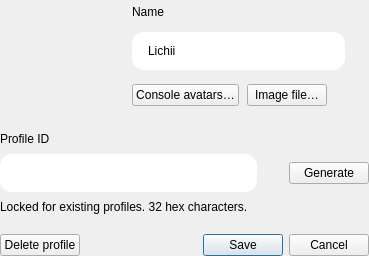
<?xml version="1.0" encoding="UTF-8"?>
<ui version="4.0">
 <class>NewUserDialog</class>
 <widget class="QDialog" name="NewUserDialog">
  <property name="windowTitle"><string>New User</string></property>
  <property name="styleSheet"><string notr="true">QLabel[field="true"] { font: 600 13px "Lexend"; color: #ccffffff; }
QLabel[hint="true"] { font: 400 12px "Lexend"; color: #9effffff; }
QLineEdit { min-height: 38px; max-height: 38px; padding: 0 14px; border-radius: 12px; font: 500 14px "Lexend"; }
QLineEdit[mono="true"] { font-family: monospace; }
QPushButton[pill="true"] { font: 600 13px "Lexend"; min-height: 34px; max-height: 34px; padding: 0 16px;
                           border-radius: 17px; background: #14ffffff; border: none; color: #ffffff; }
QPushButton[pill="true"]:hover { background: #1fffffff; }
QPushButton[pill="true"]:disabled { color: #73ffffff; }
QPushButton[pill="true"][kind="destructive"] { background: #1fff8fae; color: #ff8fae; min-height: 36px; max-height: 36px; border-radius: 18px; }
QPushButton[pill="true"][kind="destructive"]:hover { background: #2eff8fae; }
QToolButton#revert { background: transparent; border: none; border-radius: 17px; }
QToolButton#revert:hover { background: #14ffffff; }
QGraphicsView#image { background: transparent; border: none; }</string></property>
  <layout class="QVBoxLayout" name="mainLayout">
   <property name="spacing"><number>20</number></property>
   <property name="leftMargin"><number>0</number></property>
   <property name="topMargin"><number>0</number></property>
   <property name="rightMargin"><number>0</number></property>
   <property name="bottomMargin"><number>0</number></property>
   <item>
    <layout class="QHBoxLayout" name="topRow">
     <property name="spacing"><number>20</number></property>
     <property name="leftMargin"><number>0</number></property>
     <property name="topMargin"><number>0</number></property>
     <property name="rightMargin"><number>0</number></property>
     <property name="bottomMargin"><number>0</number></property>
     <item alignment="Qt::AlignmentFlag::AlignTop">
      <widget class="QGraphicsView" name="image">
       <property name="minimumSize"><size><width>112</width><height>112</height></size></property>
       <property name="maximumSize"><size><width>112</width><height>112</height></size></property>
       <property name="frameShape"><enum>QFrame::Shape::NoFrame</enum></property>
       <property name="verticalScrollBarPolicy"><enum>Qt::ScrollBarPolicy::ScrollBarAlwaysOff</enum></property>
       <property name="horizontalScrollBarPolicy"><enum>Qt::ScrollBarPolicy::ScrollBarAlwaysOff</enum></property>
       <property name="interactive"><bool>false</bool></property>
      </widget>
     </item>
     <item>
      <layout class="QVBoxLayout" name="nameColumn">
       <property name="spacing"><number>8</number></property>
       <property name="leftMargin"><number>0</number></property>
       <property name="topMargin"><number>0</number></property>
       <property name="rightMargin"><number>0</number></property>
       <property name="bottomMargin"><number>0</number></property>
       <item>
        <widget class="QLabel" name="label_2">
         <property name="text"><string>Name</string></property>
         <property name="field" stdset="0"><bool>true</bool></property>
        </widget>
       </item>
       <item>
        <layout class="QHBoxLayout" name="nameRow">
         <property name="spacing"><number>8</number></property>
         <property name="leftMargin"><number>0</number></property>
         <property name="topMargin"><number>0</number></property>
         <property name="rightMargin"><number>0</number></property>
         <property name="bottomMargin"><number>0</number></property>
         <item>
          <widget class="QLineEdit" name="username">
           <property name="text"><string>Lichii</string></property>
          </widget>
         </item>
         <item>
          <widget class="QLabel" name="usernameVerified">
           <property name="minimumSize"><size><width>16</width><height>16</height></size></property>
           <property name="maximumSize"><size><width>16</width><height>16</height></size></property>
          </widget>
         </item>
        </layout>
       </item>
       <item>
        <layout class="QHBoxLayout" name="imageRow">
         <property name="spacing"><number>8</number></property>
         <property name="leftMargin"><number>0</number></property>
         <property name="topMargin"><number>0</number></property>
         <property name="rightMargin"><number>0</number></property>
         <property name="bottomMargin"><number>0</number></property>
         <item>
          <widget class="QPushButton" name="setAvatar">
           <property name="text"><string>Console avatars…</string></property>
           <property name="pill" stdset="0"><bool>true</bool></property>
          </widget>
         </item>
         <item>
          <widget class="QPushButton" name="selectImage">
           <property name="text"><string>Image file…</string></property>
           <property name="pill" stdset="0"><bool>true</bool></property>
          </widget>
         </item>
         <item>
          <widget class="QToolButton" name="revert">
           <property name="minimumSize"><size><width>34</width><height>34</height></size></property>
           <property name="maximumSize"><size><width>34</width><height>34</height></size></property>
          </widget>
         </item>
         <item>
          <spacer name="spacer1">
           <property name="orientation"><enum>Qt::Orientation::Horizontal</enum></property>
           <property name="sizeType"><enum>QSizePolicy::Policy::Expanding</enum></property>
           <property name="sizeHint"><size><width>0</width><height>0</height></size></property>
          </spacer>
         </item>
        </layout>
       </item>
      </layout>
     </item>
    </layout>
   </item>
   <item>
    <layout class="QVBoxLayout" name="uuidColumn">
     <property name="spacing"><number>8</number></property>
     <property name="leftMargin"><number>0</number></property>
     <property name="topMargin"><number>0</number></property>
     <property name="rightMargin"><number>0</number></property>
     <property name="bottomMargin"><number>0</number></property>
     <item>
      <widget class="QLabel" name="label">
       <property name="text"><string>Profile ID</string></property>
       <property name="field" stdset="0"><bool>true</bool></property>
      </widget>
     </item>
     <item>
      <layout class="QHBoxLayout" name="uuidRow">
       <property name="spacing"><number>8</number></property>
       <property name="leftMargin"><number>0</number></property>
       <property name="topMargin"><number>0</number></property>
       <property name="rightMargin"><number>0</number></property>
       <property name="bottomMargin"><number>0</number></property>
       <item>
        <widget class="QLineEdit" name="uuid">
         <property name="mono" stdset="0"><bool>true</bool></property>
        </widget>
       </item>
       <item>
        <widget class="QLabel" name="uuidVerified">
         <property name="minimumSize"><size><width>16</width><height>16</height></size></property>
         <property name="maximumSize"><size><width>16</width><height>16</height></size></property>
        </widget>
       </item>
       <item>
        <widget class="QPushButton" name="generate">
         <property name="text"><string>Generate</string></property>
         <property name="pill" stdset="0"><bool>true</bool></property>
        </widget>
       </item>
      </layout>
     </item>
     <item>
      <widget class="QLabel" name="label_3">
       <property name="text"><string>Locked for existing profiles. 32 hex characters.</string></property>
       <property name="hint" stdset="0"><bool>true</bool></property>
      </widget>
     </item>
    </layout>
   </item>
   <item>
    <layout class="QHBoxLayout" name="bottomRow">
     <property name="spacing"><number>10</number></property>
     <property name="leftMargin"><number>0</number></property>
     <property name="topMargin"><number>0</number></property>
     <property name="rightMargin"><number>0</number></property>
     <property name="bottomMargin"><number>0</number></property>
     <item>
      <widget class="QPushButton" name="deleteProfile">
       <property name="text"><string>Delete profile</string></property>
       <property name="pill" stdset="0"><bool>true</bool></property>
       <property name="kind" stdset="0"><string notr="true">destructive</string></property>
      </widget>
     </item>
     <item>
      <spacer name="spacer2">
       <property name="orientation"><enum>Qt::Orientation::Horizontal</enum></property>
       <property name="sizeType"><enum>QSizePolicy::Policy::Expanding</enum></property>
       <property name="sizeHint"><size><width>0</width><height>0</height></size></property>
      </spacer>
     </item>
     <item>
      <widget class="QDialogButtonBox" name="buttonBox">
       <property name="standardButtons"><set>QDialogButtonBox::StandardButton::Cancel|QDialogButtonBox::StandardButton::Save</set></property>
      </widget>
     </item>
    </layout>
   </item>
  </layout>
 </widget>
 <resources/>
 <connections>
  <connection><sender>buttonBox</sender><signal>accepted()</signal><receiver>NewUserDialog</receiver><slot>accept()</slot></connection>
  <connection><sender>buttonBox</sender><signal>rejected()</signal><receiver>NewUserDialog</receiver><slot>reject()</slot></connection>
 </connections>
</ui>
